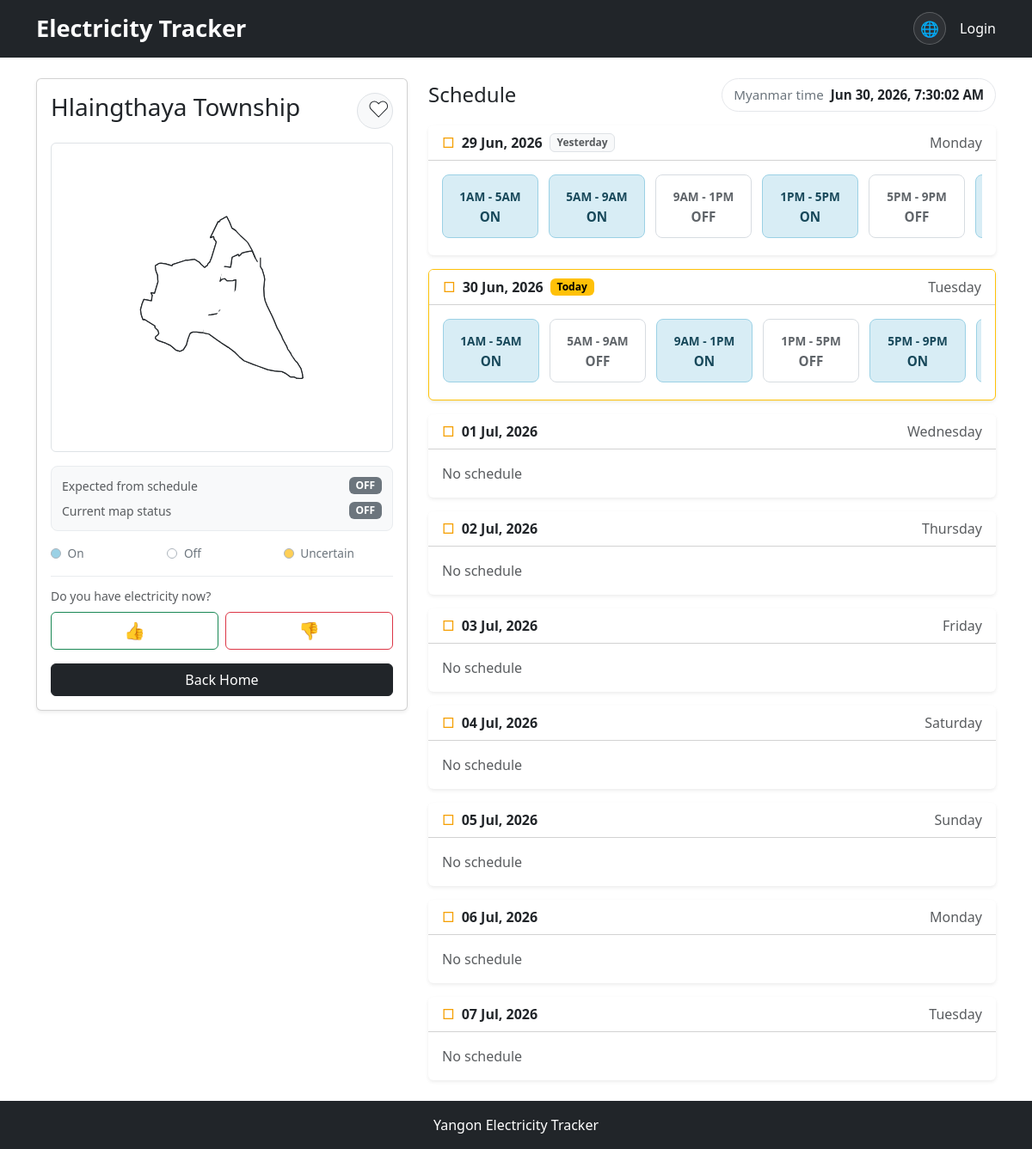
Before: /townships/43/ with the older database file.
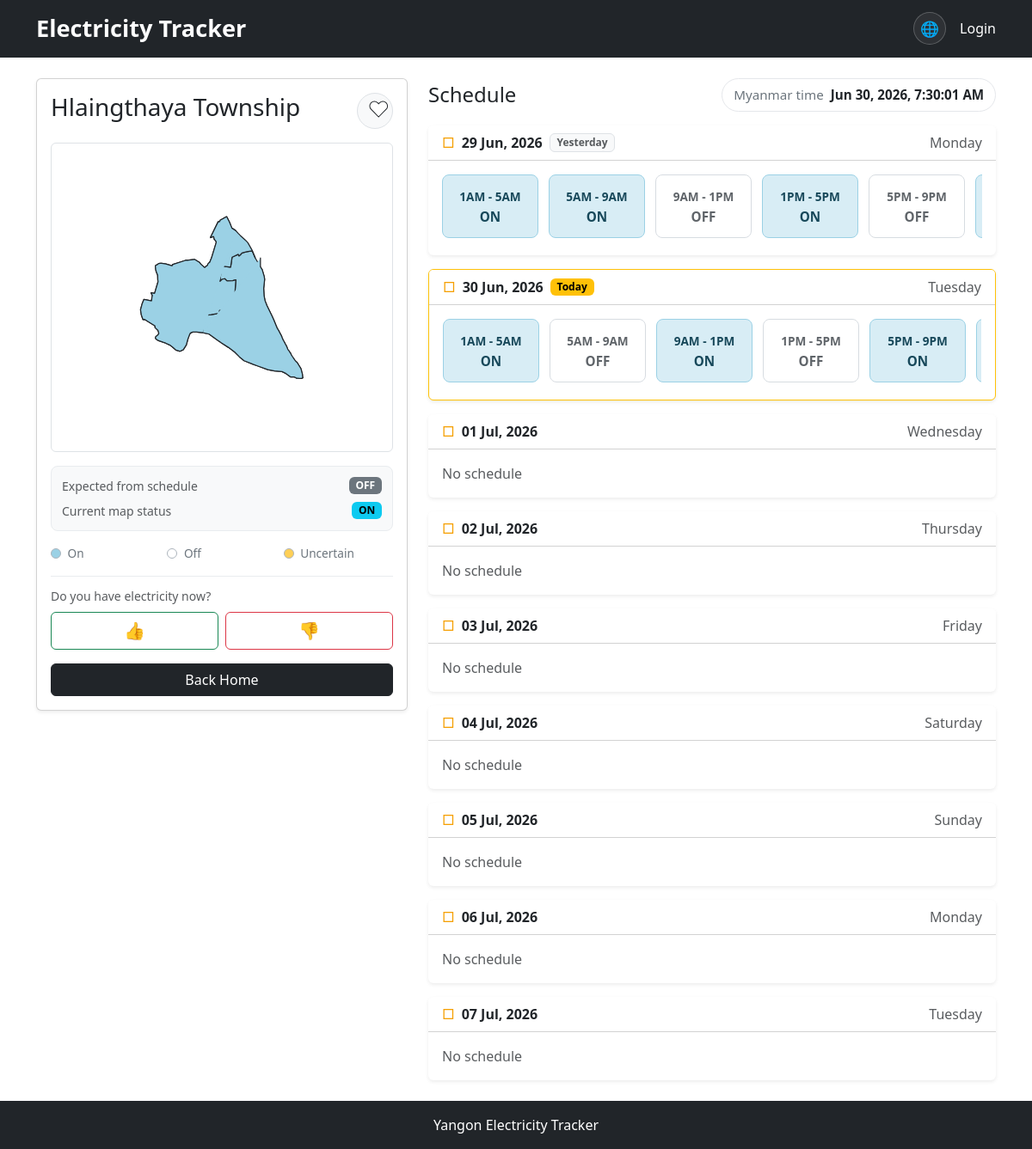
After: the same page with the newer database file.
### powertracker/models.py (models this page shows, shortened)
class Township(models.Model):
    GROUP_CHOICES = [
        ("A", "Group A"),
        ("B", "Group B"),
    ]
    STATUS_CHOICES = [
        ("ON", "Electricity ON"),
        ("OFF", "Electricity OFF"),
        ("UNCERTAIN", "Uncertain"),
    ]
    name = models.CharField(
        max_length=100, unique=True
        )
    name_mm = models.CharField(
        max_length=100, blank=True
        )
    name_zh = models.CharField(
        max_length=100, blank=True
        )
    group = models.CharField(
        max_length=1,
        choices=GROUP_CHOICES
    )
    current_status = models.CharField(
        max_length=10,
        choices=STATUS_CHOICES,
        default="UNCERTAIN"
    )
    updated_at = models.DateTimeField(
        auto_now=True
    )
    @property
    def localized_name(self):
        language = (get_language() or "en").lower()
        if language.startswith("my") and self.name_mm:
            return self.name_mm
        if language.startswith("zh") and self.name_zh:
            return self.name_zh
        return self.name

### powertracker/views.py (the view, shortened to what this page needs)
# urls.py: path("townships/<int:township_id>/", views.township_detail, name="township_detail"),
def township_detail(request, township_id):
    township = get_object_or_404(Township, id=township_id)
    is_favorite = False
    current_user_report = None
    current_schedule = get_current_schedule()
    expected_status = get_expected_status_for_township(
        township,
        current_schedule
    )
    window_start, window_end = get_report_window()
    return render(request, "powertracker/township_detail.html", {
        "township": township,
        "is_favorite": is_favorite,
        "expected_status": expected_status,
        "current_user_report": current_user_report,
        "report_window_start": window_start,
        "report_window_end": window_end,
        "myanmar_now": get_current_myanmar_time(),
        "weekly_timetable": get_weekly_timetable_for_township(township),
    })

### powertracker/templates/powertracker/township_detail.html (shortened to what this page needs)
{% extends "powertracker/base.html" %}
{% load i18n static %}
{% block extra_css %}
<link rel="stylesheet" href="{% static 'css/township-detail.css' %}">
{% endblock %}
{% block content %}
<section class="container py-4" data-township-status-url="{% url 'township_detail_status' township.id %}">
    <div class="row g-4 township-detail-layout">
        <div class="col-lg-5 township-summary-column">
            <aside class="township-summary">
                <div class="card shadow-sm">
                    <div class="card-body">
                        <div class="d-flex align-items-start justify-content-between gap-3 mb-3">
                            <h1 class="h3 mb-0">{{ township.localized_name }}</h1>
                            {% if user.is_authenticated %}
                                <form method="post" action="{% url 'toggle_favorite_township' township.id %}">
                                    {% csrf_token %}
                                    <button
                                        type="submit"
                                        class="btn btn-light border favorite-button {% if is_favorite %}is-favorite{% endif %}"
                                        aria-label="{% trans 'Toggle favorite' %}"
                                    >
                                        &hearts;
                                    </button>
                                </form>
                            {% else %}
                                <a
                                    href="{% url 'account_login' %}?next={{ request.path }}"
                                    class="btn btn-light border favorite-button"
                                    aria-label="{% trans 'Login to add favorites' %}"
                                >
                                    &hearts;
                                </a>
                            {% endif %}
                        </div>
                        <div class="township-mini-map mb-3" data-township-map>
                        </div>
                        <div class="status-summary d-grid gap-2 mb-3">
                            <div class="d-flex align-items-center justify-content-between gap-2">
                                <span class="small text-muted">{% trans "Expected from schedule" %}</span>
                                <span
                                    class="badge {% if expected_status == 'ON' %}text-bg-info{% elif expected_status == 'OFF' %}text-bg-secondary{% else %}text-bg-warning{% endif %}"
                                    data-status-badge="expected"
                                >
                                    {{ expected_status }}
                                </span>
                            </div>
                            <div class="d-flex align-items-center justify-content-between gap-2">
                                <span class="small text-muted">{% trans "Current map status" %}</span>
                                <span
                                    class="badge {% if township.current_status == 'ON' %}text-bg-info{% elif township.current_status == 'OFF' %}text-bg-secondary{% else %}text-bg-warning{% endif %}"
                                    data-status-badge="current"
                                >
                                    {{ township.current_status }}
                                </span>
                            </div>
                        </div>
                        <div class="status-legend mb-3">
                            <div><span class="legend-swatch is-on"></span> {% trans "On" %}</div>
                            <div><span class="legend-swatch is-off"></span> {% trans "Off" %}</div>
                            <div><span class="legend-swatch is-uncertain"></span> {% trans "Uncertain" %}</div>
                        </div>
                        <div class="report-panel">
                            <p class="small text-muted mb-2">{% trans "Do you have electricity now?" %}</p>
                            <div class="d-flex gap-2">
                            {% if user.is_authenticated %}
                                <form method="post" action="{% url 'submit_township_report' township.id %}" class="flex-fill">
                                    {% csrf_token %}
                                    <input type="hidden" name="reported_status" value="ON">
                                    <button
                                        type="submit"
                                        class="btn {% if current_user_report and current_user_report.reported_status == 'ON' %}btn-success{% else %}btn-outline-success{% endif %} report-button w-100"
                                        data-report-button="ON"
                                        aria-label="{% trans 'Report electricity on' %}"
                                    >
                                        &#128077;
                                    </button>
                                </form>
                                <form method="post" action="{% url 'submit_township_report' township.id %}" class="flex-fill">
                                    {% csrf_token %}
                                    <input type="hidden" name="reported_status" value="OFF">
                                    <button
                                        type="submit"
                                        class="btn {% if current_user_report and current_user_report.reported_status == 'OFF' %}btn-danger{% else %}btn-outline-danger{% endif %} report-button w-100"
                                        data-report-button="OFF"
                                        aria-label="{% trans 'Report electricity off' %}"
                                    >
                                        &#128078;
                                    </button>
                                </form>
                            {% else %}
                                <a href="{% url 'account_login' %}?next={{ request.path }}" class="btn btn-outline-success report-button flex-fill" aria-label="{% trans 'Login to thumb up' %}">
                                    &#128077;
                                </a>
                                <a href="{% url 'account_login' %}?next={{ request.path }}" class="btn btn-outline-danger report-button flex-fill" aria-label="{% trans 'Login to thumb down' %}">
                                    &#128078;
                                </a>
                            {% endif %}
                            </div>
                        </div>
                        <a href="{% url 'home' %}?view=map" class="btn btn-dark w-100 mt-3">
                            {% trans "Back Home" %}
                        </a>
                    </div>
                </div>
            </aside>
        </div>
        <div class="col-lg-7 township-schedule-column">
            <div class="d-flex align-items-center justify-content-between gap-3 mb-3">
                <h2 class="h4 mb-0">{% trans "Schedule" %}</h2>
                <div class="detail-current-time-pill">
                    <span class="text-secondary">{% trans "Myanmar time" %}</span>
                    <strong
                        data-current-time
                        data-current-time-iso="{{ myanmar_now|date:'c' }}"
                    >
                    </strong>
                </div>
            </div>
            <div class="d-grid gap-3">
                {% for day in weekly_timetable %}
                    <section class="schedule-day card shadow-sm {% if day.is_today %}is-today{% endif %}">
                        <div class="card-header bg-white d-flex align-items-center justify-content-between gap-3">
                            <div class="d-flex align-items-center gap-2">
                                <span class="schedule-calendar">&#9633;</span>
                                <strong>{{ day.date }}</strong>
                                {% if day.is_yesterday %}
                                    <span class="badge text-bg-light border text-muted">{% trans "Yesterday" %}</span>
                                {% elif day.is_today %}
                                    <span class="badge text-bg-warning">{% trans "Today" %}</span>
                                {% endif %}
                            </div>
                            <span class="text-muted">{{ day.day }}</span>
                        </div>
                        <div class="card-body">
                            {% if day.slots %}
                                <div class="schedule-slot-grid">
                                    {% for slot in day.slots %}
                                        <div class="schedule-slot {% if slot.status == 'ON' %}is-on{% else %}is-off{% endif %}">
                                            <div class="schedule-slot-time">{{ slot.time }}</div>
                                            <div class="schedule-slot-status">
                                                {{ slot.status }}
                                            </div>
                                        </div>
                                    {% endfor %}
                                </div>
                            {% else %}
                                <p class="text-muted mb-0">{% trans "No schedule" %}</p>
                            {% endif %}
                        </div>
                    </section>
                {% endfor %}
            </div>
        </div>
    </div>
</section>
{% endblock %}

### powertracker/templates/powertracker/base.html (shortened to what this page needs)
{% load i18n static %}
<!DOCTYPE html>
{% get_current_language as CURRENT_LANGUAGE %}
<html lang="{{ CURRENT_LANGUAGE }}">
<head>
    <link rel="stylesheet" href="{% static 'bootstrap/css/bootstrap.min.css' %}">
    {% block extra_css %}
    {% endblock %}
</head>
<body>
<nav class="navbar navbar-expand-lg navbar-dark bg-dark">
    <div class="container">
        <a class="navbar-brand" href="{% url 'home' %}?view=map">
            {% trans "Electricity Tracker" %}
        </a>
        <div class="ms-auto d-flex align-items-center gap-3">
        <form action="{% url 'set_language' %}" method="post" class="mb-0 language-switcher">
            <span class="language-switcher-icon" aria-hidden="true">&#127760;</span>
                {% get_available_languages as LANGUAGES %}
                {% get_language_info_list for LANGUAGES as languages %}
        </form>
        {% if user.is_authenticated %}
            <a class="nav-link user-avatar-link" href="{% url 'profile' %}" aria-label="{% trans 'User profile' %}">
                <span class="user-avatar">
                    {{ user.username|first|upper }}
                </span>
            </a>
        {% else %}
            <a class="nav-link text-white" href="{% url 'account_login' %}">
                {% trans "Login" %}
            </a>
        {% endif %}
        </div>
    </div>
</nav>
<main>
    {% block content %}
    {% endblock %}
</main>
<footer class="bg-dark text-white text-center py-3">
    <p class="mb-0">{% trans "Yangon Electricity Tracker" %}</p>
</footer>
</body>
</html>

Changed rows visible on the page:
changed Township "Hlaingthaya Township": current_status "OFF" → "ON"; current_status "OFF" → (not shown)
Other visible differences:
{{ expected_status }}: (not shown) → "OFF"
text written by a page script: "Jun 30, 2026, 7:30:02 AM" → "Jun 30, 2026, 7:30:01 AM"
